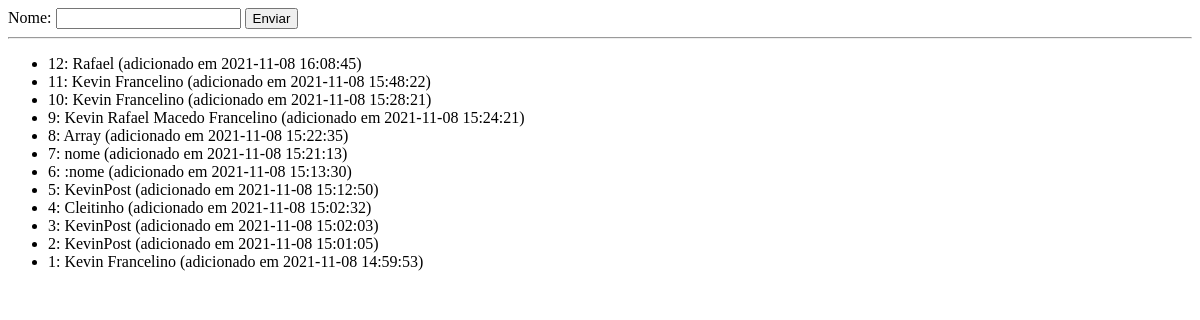
The page /db/index.php on the database as committed earlier.
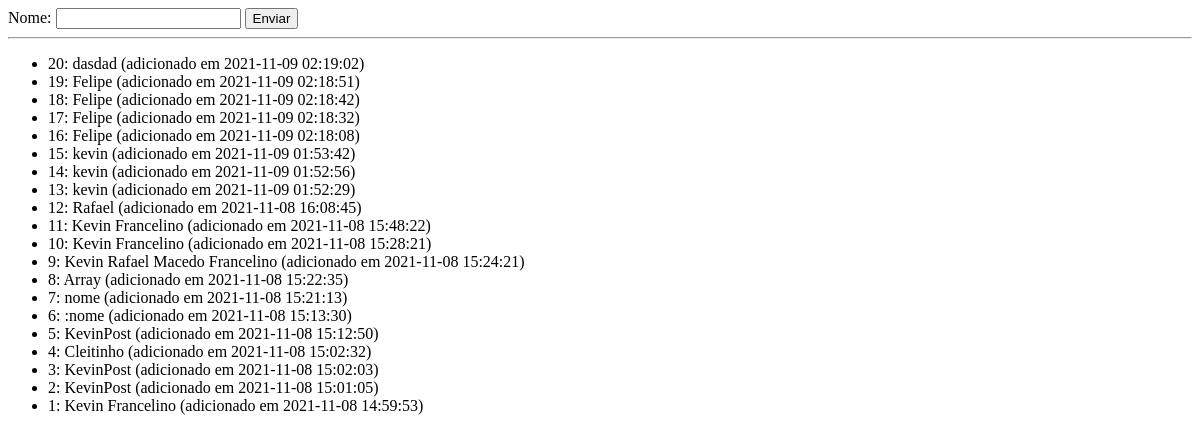
The same page on the database as committed later.
### tables this page shows
CREATE TABLE Usuarios (
    id INTEGER PRIMARY KEY AUTOINCREMENT,
    nome VARCHAR ,
    email VARCHAR,
    senha VARCHAR,
    adicionado_em TIMESTAMP NOT NULL DEFAULT CURRENT_TIMESTAMP
    
);

### db/index.php (the view, shortened to what this page needs)
<?php
try {
    $db = Database::getInstance();
    $usuarios = $db->query('SELECT * FROM Usuarios ORDER BY adicionado_em DESC')->fetchAll();
} catch (\Throwable $th) {
    echo $th;
    die(1);
}
?>
<!DOCTYPE html>
<html>
<head>
</head>
<body>
    <form method="post">
        <label for="nome">Nome: </label>
        <input type="text" name="nome" id="nome">
        <button type="submit">Enviar</button>
    </form>
    <hr>
    <ul>
        <?php foreach ($usuarios as $usuario) { ?>
            <li>
                <?= $usuario['id'] ?>: <?= $usuario['nome'] ?> (adicionado em <?= $usuario['adicionado_em'] ?>)
            </li>
        <?php } ?>
    </ul>
</body>
</html>

Rows that differ between the two databases and show on the page:
added usuarios: id "20", nome "dasdad", adicionado_em "2021-11-09 02:19:02"
added usuarios: id "19", nome "Felipe", adicionado_em "2021-11-09 02:18:51"
added usuarios: id "18", nome "Felipe", adicionado_em "2021-11-09 02:18:42"
added usuarios: id "17", nome "Felipe", adicionado_em "2021-11-09 02:18:32"
added usuarios: id "16", nome "Felipe", adicionado_em "2021-11-09 02:18:08"
added usuarios: id "15", nome "kevin", adicionado_em "2021-11-09 01:53:42"
added usuarios: id "14", nome "kevin", adicionado_em "2021-11-09 01:52:56"
added usuarios: id "13", nome "kevin", adicionado_em "2021-11-09 01:52:29"
